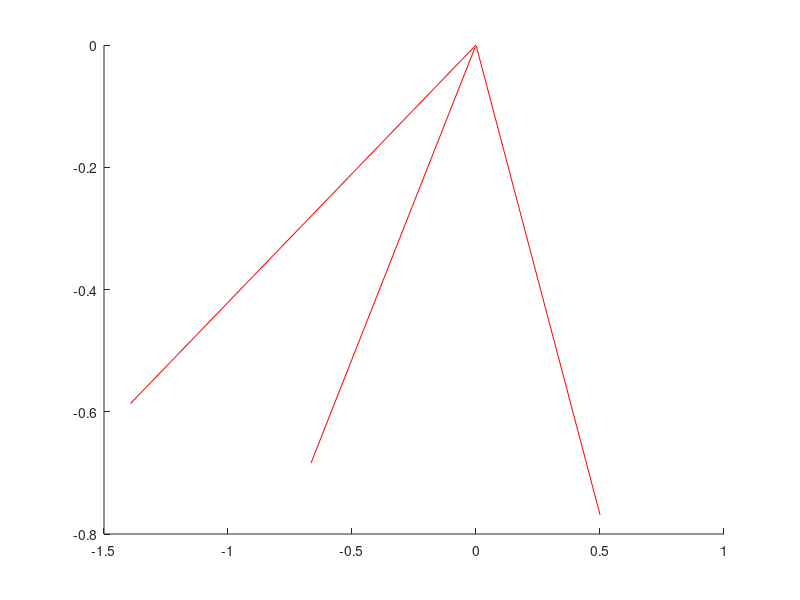

MATLAB code for this plot: (Note: this script raises an error after producing the figure.)
%% cleanup
close all
clear all
clc

%% params
dim = 3;
n_features = 2500;

%% shift around 0-vector
f = [0 0 0; 0 1 1; 2 1 1; -2 -1 3; 1 0 -1]';
%f = randn(dim, n_features) + ones(dim,n_features)*5;
f_mean = mean(f,2);
f = f - repmat(f_mean,1,size(f,2));

%scatter3(f(1,:),f(2,:),f(3,:),'x');
%axis([-5 5 -5 5 -5 5]);

hold on;
[U S V] = svd(f);

for i = 1:dim
    plot3([0 U(1,i)*sqrt(S(i,i))],[0 U(2,i)*sqrt(S(i,i))],[0 U(3,i)*sqrt(S(i,i))],'r');
end

for i = 1:size(f,2)
    pt = U(:,1)'*f(:,i)*U(:,1);
    pt = pt + U(:,2)'*f(:,i)*U(:,2);
    %plot3([f(1,i) pt(1)],[f(2,i) pt(2)],[f(3,i) pt(3)]);
    scatter3(pt(1),pt(2),pt(3),'.','magenta');
end
hold off;
pause(1);

cla;
hold on;
for i = 1:size(f,2)
    pt = U(:,1:2)'*f(:,i);
   % pt = pt + U(:,2)'*f(:,i);
    %plot3([f(1,i) pt(1)],[f(2,i) pt(2)],[f(3,i) pt(3)]);
    scatter(pt(1),pt(2),'.','magenta');
end
hold off;